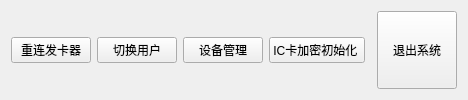
    <widget class="QWidget" name="horizontalWidget" native="true">
     <layout class="QHBoxLayout" name="horizontalLayout_2" stretch="1,1,1,1,10,1">
      <item>
       <widget class="QPushButton" name="pushButton_5">
        <property name="sizePolicy">
         <sizepolicy hsizetype="Fixed" vsizetype="Fixed">
          <horstretch>0</horstretch>
          <verstretch>0</verstretch>
         </sizepolicy>
        </property>
        <property name="styleSheet">
         <string notr="true"/>
        </property>
        <property name="text">
         <string>重连发卡器</string>
        </property>
       </widget>
      </item>
      <item>
       <widget class="QPushButton" name="pushButton_6">
        <property name="sizePolicy">
         <sizepolicy hsizetype="Minimum" vsizetype="Fixed">
          <horstretch>0</horstretch>
          <verstretch>0</verstretch>
         </sizepolicy>
        </property>
        <property name="styleSheet">
         <string notr="true"/>
        </property>
        <property name="text">
         <string>切换用户</string>
        </property>
       </widget>
      </item>
      <item>
       <widget class="QPushButton" name="pushButton_7">
        <property name="sizePolicy">
         <sizepolicy hsizetype="Minimum" vsizetype="Fixed">
          <horstretch>0</horstretch>
          <verstretch>0</verstretch>
         </sizepolicy>
        </property>
        <property name="styleSheet">
         <string notr="true"/>
        </property>
        <property name="text">
         <string>设备管理</string>
        </property>
       </widget>
      </item>
      <item>
       <widget class="QPushButton" name="pushButton_8">
        <property name="sizePolicy">
         <sizepolicy hsizetype="Fixed" vsizetype="Fixed">
          <horstretch>0</horstretch>
          <verstretch>0</verstretch>
         </sizepolicy>
        </property>
        <property name="styleSheet">
         <string notr="true"/>
        </property>
        <property name="text">
         <string>IC卡加密初始化 </string>
        </property>
       </widget>
      </item>
      <item>
       <widget class="QWidget" name="widget_2" native="true"/>
      </item>
      <item>
       <widget class="QPushButton" name="pushButton_9">
        <property name="sizePolicy">
         <sizepolicy hsizetype="Minimum" vsizetype="Expanding">
          <horstretch>0</horstretch>
          <verstretch>0</verstretch>
         </sizepolicy>
        </property>
        <property name="styleSheet">
         <string notr="true"/>
        </property>
        <property name="text">
         <string>退出系统</string>
        </property>
       </widget>
      </item>
     </layout>
    </widget>
